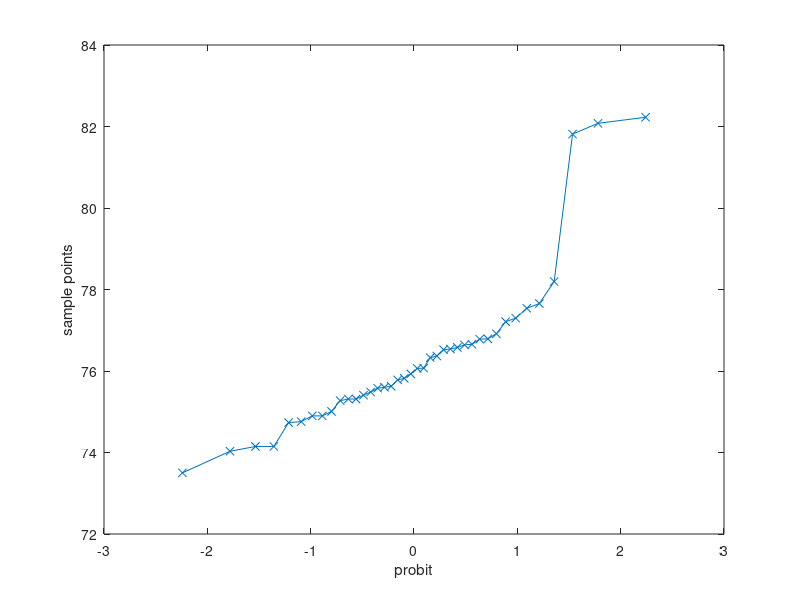

Recreate this plot in MATLAB. (Note: this script raises an error after producing the figure.)
%lan
x = [81.8125 82.2265625 78.1953125 74.734375 75.78125 75.625 77.5390625 75.6015625 74.1484375 75.40625 76.7890625 76.78125 74.8984375 74.8984375 77.65625 77.296875 75.0078125 76.0625 75.8203125 74.03125 76.65625 77.2109375 75.578125 82.078125 76.9140625 75.2734375 76.578125 76.5390625 76.328125 76.0703125 76.640625 75.3125 75.3125 76.5234375 75.9296875 76.3671875 74.1484375 75.484375 74.7578125 73.5];
%wifi
x2=[10.9 11.4 10.7 10.9 10.8 10.8 10.7 10.5 10.6 10.6 10.6 10.5 11.1 12.1 11.7 11.7 11.5 11.7 11.5 10.7 10.4 10.6 10.5 11 10.8 12.1 10.4 12 10.9 10.6 11 11.7 12.2 11.4 12 11.7 12.3 11.9 12.1 12.2 ];
%DSL
x3=[0.123046875 0.094140625 0.1064453125 0.111328125 0.10546875 0.09541015625 0.1103515625 0.1103515625 0.109375 0.1142578125 0.109375 0.1103515625 0.1162109375 0.0830078125 0.111328125 0.1005859375 0.09736328125 0.0939453125 0.1044921875 0.1103515625 0.1142578125 0.1083984375 0.10546875 0.1005859375 0.1240234375 0.1064453125 0.1162109375 0.1083984375 0.1123046875 0.1005859375 0.1083984375 0.0912109375 0.1044921875 0.1083984375 0.103515625 0.099609375 0.1123046875 0.10546875 0.1142578125 0.111328125];
%dailup
x4 = [0.08583984375 0.0849609375 0.09716796875 0.103515625 0.091015625 0.06328125 0.0986328125 0.103515625 0.0986328125 0.09765625 0.103515625 0.0919921875 0.0912109375 0.09765625 0.111328125 0.08779296875 0.0681640625 0.09765625 0.1025390625 0.1015625 0.1025390625 0.1064453125 0.08740234375 0.092578125 0.099609375 0.1025390625 0.06318359375 0.006328125 0.008974609375 0.09609375 0.109375 0.021484375 0.0560546875 0.06533203125 0.069921875 0.10546875 0.0462890625 0.0580078125 0.0408203125 0.03212890625 ];

%clac mean 
n = length(x);
mean = sum(x)/n;
fprintf('mean = %d\n',mean);

%calc sample variance
sTemp = 0;
for i = 1:n
    sTemp = sTemp + (x(i)-mean)^2;
end
s = sqrt( (1 / (n-1) ) * sTemp );
fprintf('s = %d\n',s);

%calc CI
z = 1.96; %from normal table
ciLow = mean - (z * ( s/sqrt(n) ) );
ciHigh = mean + (z * ( s/sqrt(n) ) );
fprintf('CI = [ %d , %d ]\n',ciLow,ciHigh);

%calc number of samples required
r = 1;
nReq = ceil( ( ( 100*z*s )/( r*mean ) )^2 );
fprintf('number of samples = %d\n',nReq);

%drawing Quantile-quantile plot
qqplot(x);

%drawing probability plot
probplot('normal',[rot90(x) rot90(x2) rot90(x3) rot90(x4)]);
legend('LAN','WIFI','ADSL','Dail Up','Location','N')

%drawing histogram plot
hist(x,30);
h = findobj(gca, 'Type','patch');
set(h(1), 'FaceColor','k', 'EdgeColor','r')

%drawing box plot
boxplot([rot90(x) rot90(x2) rot90(x3) rot90(x4)]);
